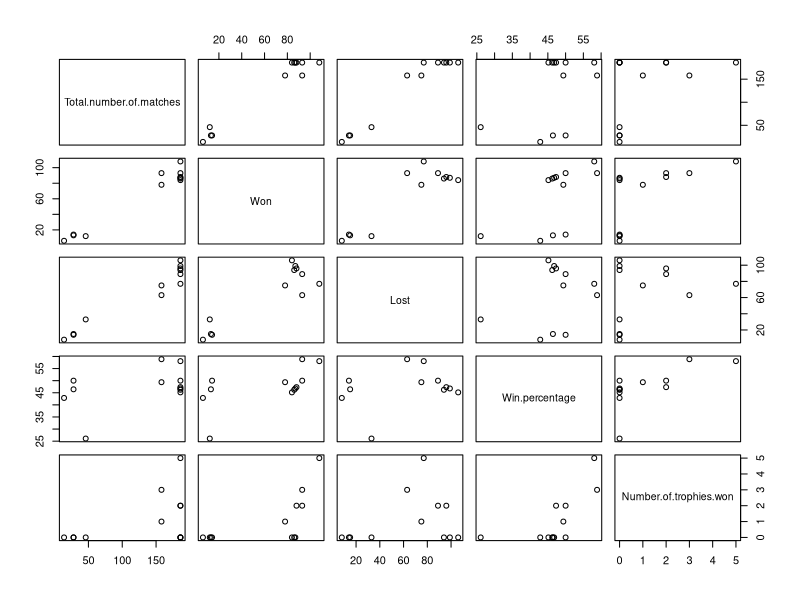

This chart was generated by the following R code:
library(tidyverse)
options(warn=-1)
dataset <- read.csv("IPL_trophy_over_years.csv")
x <- dataset$Win.percentage
y <- dataset$Number.of.trophies.won
new_dataset <- spread(dataset,Win.percentage,Number.of.trophies.won)
summary(new_dataset[,c(10:13)])
summary(dataset)
t.test(x,y)
cor.test(dataset$Win.percentage,dataset$Number.of.trophies.won)
cor(dataset[,2:6])
cor.test(dataset$Win.percentage,dataset$Number.of.trophies.won,method = c("spearman"),alt="greater",conf.level=0.99)
cor.test(dataset$Win.percentage,dataset$Number.of.trophies.won,method=c("pearson"),alt="greater",conf.level=0.99)
pairs(dataset[,2:6])

